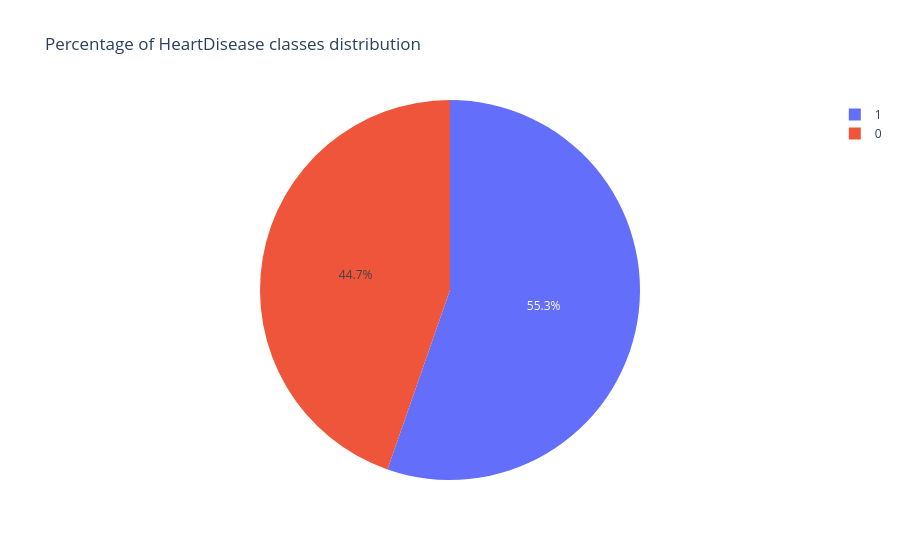

Source (notebook cell):
### Markdown cell above
Percentage of HeartDisease Data Distribution

### Code cell
px.pie(heart_df,names='HeartDisease',title='Percentage of HeartDisease classes distribution')

### Figure 1 — Plotly figure (JSON) as saved in the notebook; plotly's stock layout.template omitted (floating-point values rounded to 4 significant figures; data arrays with more than 128 entries replaced by an {"elided": "..."} marker saying what was removed)
{"data": [{"domain": {"x": [0, 1], "y": [0, 1]}, "hovertemplate": "HeartDisease=%{label}<extra></extra>", "labels": {"elided": "918 int values"}, "legendgroup": "", "name": "", "showlegend": true, "type": "pie"}], "layout": {"legend": {"tracegroupgap": 0}, "title": {"text": "Percentage of HeartDisease classes distribution"}}}
